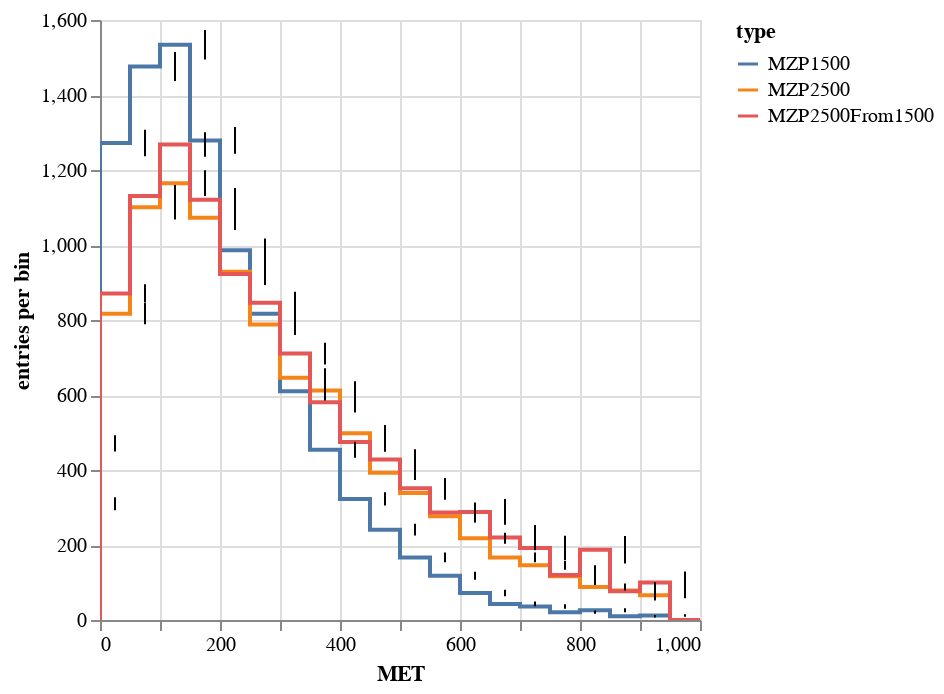

The notebook cell this image was saved under:
### Code cell
variable = 'TruthMET_met'
histogram = Hist(bin("MET", 20, 0, 1000), groupby('type'), weight="w")
histogram.fill(MET=arr_MZp1p5[variable]*0.001, type="MZP1500", w=np.ones(10000))
histogram.fill(MET=arr_MZp2p5[variable]*0.001, type="MZP2500", w=np.ones(10000))
histogram.fill(MET=arr_MZp1p5[variable]*0.001, w=weights_MZp1500to2500, type="MZP2500From1500")
histogram.overlay("type").step("MET", error=True)

### Figure 1 — Vega-Lite specification as saved in the notebook (floating-point values rounded to 4 significant figures)
{"$schema": "https://vega.github.io/schema/vega-lite/v2.json", "data": {"values": [{"a0": "MZP1500", "a1": 0, "a1c": 0, "a2": 0, "a3": 0}, {"a0": "MZP1500", "a1": 1e-07, "a1c": 25, "a2": 471, "a3": 21.7}, {"a0": "MZP1500", "a1": 50, "a1c": 75, "a2": 1272, "a3": 35.67}, {"a0": "MZP1500", "a1": 100, "a1c": 125, "a2": 1476, "a3": 38.42}, {"a0": "MZP1500", "a1": 150, "a1c": 175, "a2": 1534, "a3": 39.17}, {"a0": "MZP1500", "a1": 200, "a1c": 225, "a2": 1279, "a3": 35.76}, {"a0": "MZP1500", "a1": 250, "a1c": 275, "a2": 986, "a3": 31.4}, {"a0": "MZP1500", "a1": 300, "a1c": 325, "a2": 817, "a3": 28.58}, {"a0": "MZP1500", "a1": 350, "a1c": 375, "a2": 610, "a3": 24.7}, {"a0": "MZP1500", "a1": 400, "a1c": 425, "a2": 454, "a3": 21.31}, {"a0": "MZP1500", "a1": 450, "a1c": 475, "a2": 323, "a3": 17.97}, {"a0": "MZP1500", "a1": 500, "a1c": 525, "a2": 241, "a3": 15.52}, {"a0": "MZP1500", "a1": 550, "a1c": 575, "a2": 167, "a3": 12.92}, {"a0": "MZP1500", "a1": 600, "a1c": 625, "a2": 118, "a3": 10.86}, {"a0": "MZP1500", "a1": 650, "a1c": 675, "a2": 72, "a3": 8.485}, {"a0": "MZP1500", "a1": 700, "a1c": 725, "a2": 43, "a3": 6.557}, {"a0": "MZP1500", "a1": 750, "a1c": 775, "a2": 36, "a3": 6}, {"a0": "MZP1500", "a1": 800, "a1c": 825, "a2": 21, "a3": 4.583}, {"a0": "MZP1500", "a1": 850, "a1c": 875, "a2": 26, "a3": 5.099}, {"a0": "MZP1500", "a1": 900, "a1c": 925, "a2": 10, "a3": 3.162}, {"a0": "MZP1500", "a1": 950, "a1c": 975, "a2": 12, "a3": 3.464}, {"a0": "MZP1500", "a1": 1000, "a1c": 1000, "a2": 0, "a3": 0}, {"a0": "MZP2500", "a1": 0, "a1c": 0, "a2": 0, "a3": 0}, {"a0": "MZP2500", "a1": 1e-07, "a1c": 25, "a2": 310, "a3": 17.61}, {"a0": "MZP2500", "a1": 50, "a1c": 75, "a2": 817, "a3": 28.58}, {"a0": "MZP2500", "a1": 100, "a1c": 125, "a2": 1101, "a3": 33.18}, {"a0": "MZP2500", "a1": 150, "a1c": 175, "a2": 1165, "a3": 34.13}, {"a0": "MZP2500", "a1": 200, "a1c": 225, "a2": 1073, "a3": 32.76}, {"a0": "MZP2500", "a1": 250, "a1c": 275, "a2": 929, "a3": 30.48}, {"a0": "MZP2500", "a1": 300, "a1c": 325, "a2": 788, "a3": 28.07}, {"a0": "MZP2500", "a1": 350, "a1c": 375, "a2": 646, "a3": 25.42}, {"a0": "MZP2500", "a1": 400, "a1c": 425, "a2": 612, "a3": 24.74}, {"a0": "MZP2500", "a1": 450, "a1c": 475, "a2": 498, "a3": 22.32}, {"a0": "MZP2500", "a1": 500, "a1c": 525, "a2": 393, "a3": 19.82}, {"a0": "MZP2500", "a1": 550, "a1c": 575, "a2": 339, "a3": 18.41}, {"a0": "MZP2500", "a1": 600, "a1c": 625, "a2": 277, "a3": 16.64}, {"a0": "MZP2500", "a1": 650, "a1c": 675, "a2": 218, "a3": 14.76}, {"a0": "MZP2500", "a1": 700, "a1c": 725, "a2": 167, "a3": 12.92}, {"a0": "MZP2500", "a1": 750, "a1c": 775, "a2": 146, "a3": 12.08}, {"a0": "MZP2500", "a1": 800, "a1c": 825, "a2": 117, "a3": 10.82}, {"a0": "MZP2500", "a1": 850, "a1c": 875, "a2": 88, "a3": 9.381}, {"a0": "MZP2500", "a1": 900, "a1c": 925, "a2": 79, "a3": 8.888}, {"a0": "MZP2500", "a1": 950, "a1c": 975, "a2": 66, "a3": 8.124}, {"a0": "MZP2500", "a1": 1000, "a1c": 1000, "a2": 0, "a3": 0}, {"a0": "MZP2500From1500", "a1": 0, "a1c": 0, "a2": 0, "a3": 0}, {"a0": "MZP2500From1500", "a1": 1e-07, "a1c": 25, "a2": 310.7, "a3": 14.32}, {"a0": "MZP2500From1500", "a1": 50, "a1c": 75, "a2": 870.8, "a3": 24.42}, {"a0": "MZP2500From1500", "a1": 100, "a1c": 125, "a2": 1131.0, "a3": 29.44}, {"a0": "MZP2500From1500", "a1": 150, "a1c": 175, "a2": 1268.0, "a3": 32.39}, {"a0": "MZP2500From1500", "a1": 200, "a1c": 225, "a2": 1121.0, "a3": 31.35}, {"a0": "MZP2500From1500", "a1": 250, "a1c": 275, "a2": 922.6, "a3": 29.38}, {"a0": "MZP2500From1500", "a1": 300, "a1c": 325, "a2": 845.7, "a3": 29.63}, {"a0": "MZP2500From1500", "a1": 350, "a1c": 375, "a2": 710.4, "a3": 28.78}, {"a0": "MZP2500From1500", "a1": 400, "a1c": 425, "a2": 580.6, "a3": 27.26}, {"a0": "MZP2500From1500", "a1": 450, "a1c": 475, "a2": 474.9, "a3": 26.47}, {"a0": "MZP2500From1500", "a1": 500, "a1c": 525, "a2": 427.7, "a3": 27.6}, {"a0": "MZP2500From1500", "a1": 550, "a1c": 575, "a2": 351.3, "a3": 27.22}, {"a0": "MZP2500From1500", "a1": 600, "a1c": 625, "a2": 286.9, "a3": 26.67}, {"a0": "MZP2500From1500", "a1": 650, "a1c": 675, "a2": 288.3, "a3": 34.26}, {"a0": "MZP2500From1500", "a1": 700, "a1c": 725, "a2": 219.7, "a3": 33.51}, {"a0": "MZP2500From1500", "a1": 750, "a1c": 775, "a2": 192.3, "a3": 32.12}, {"a0": "MZP2500From1500", "a1": 800, "a1c": 825, "a2": 119.8, "a3": 26.26}, {"a0": "MZP2500From1500", "a1": 850, "a1c": 875, "a2": 187.2, "a3": 36.81}, {"a0": "MZP2500From1500", "a1": 900, "a1c": 925, "a2": 76.44, "a3": 24.44}, {"a0": "MZP2500From1500", "a1": 950, "a1c": 975, "a2": 100.3, "a3": 28.97}, {"a0": "MZP2500From1500", "a1": 1000, "a1c": 1000, "a2": 0, "a3": 0}]}, "layer": [{"encoding": {"color": {"field": "a0", "legend": {"title": "type"}, "scale": {"domain": ["MZP1500", "MZP2500", "MZP2500From1500"]}, "type": "nominal"}, "x": {"axis": {"title": "MET"}, "field": "a1", "scale": {"zero": false}, "type": "quantitative"}, "y": {"axis": {"title": "entries per bin"}, "field": "a2", "type": "quantitative"}}, "mark": {"clip": true, "interpolate": "step-before", "type": "line"}, "transform": []}, {"encoding": {"x": {"field": "a1c", "type": "quantitative"}, "y": {"field": "error-down", "type": "quantitative"}, "y2": {"field": "error-up", "type": "quantitative"}}, "mark": "rule", "transform": [{"as": "error-down", "calculate": "datum.a2 - datum.a3"}, {"as": "error-up", "calculate": "datum.a2 + datum.a3"}]}]}
